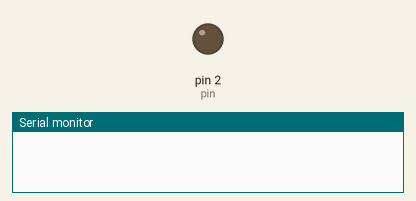
Simulated run of this sketch. Board: Arduino Uno, built with avr-gcc and run on an emulated ATmega328P. Parts: output pins drawn as LEDs (lit = HIGH), the last lines printed to the serial monitor.

Above: at 0.1 s.
At 20.7 s:
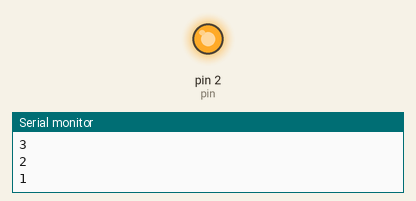
Timing chart, 0 to 40.0 s (numbered marks = the images above):
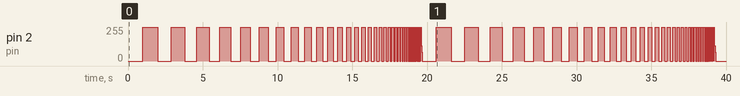

Measured:
- by itself, pin 2 (pin): 0/255 → 255/255 at 1.0 s, → 0/255 1.0 s later, → 255/255 0.90 s later, → 0/255 0.90 s later, … (176 changes in this stretch)

The sketch:

transistor_relay.ino
```cpp
#define pin 2
void setup() {
  // put your setup code here, to run once:
  pinMode(pin,OUTPUT);
  Serial.begin(9600);
}

void loop() {
  // put your main code here, to run repeatedly:
  for(int i=1000;i>0;i=i/1.11){
    delay(i);
    digitalWrite(pin,HIGH);
    delay(i);
    digitalWrite(pin,LOW);
    Serial.println(i);
  }

}
```
